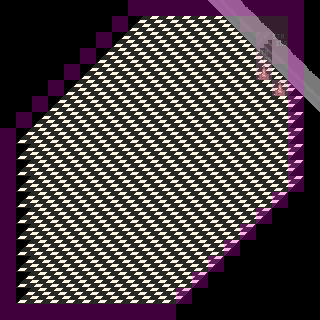

Below is a game level as drawn by its tile map, then a one-line description and the .tmx file that defines it, in full:
An orthogonal 20x20 tile map with 16x16 px tiles, 5 tile layers (below, floor, props, above, ...), 4 tilesets and 3 objects.

<map version="1.10" tiledversion="1.10.1" orientation="orthogonal" renderorder="right-down" width="20" height="20" tilewidth="16" tileheight="16" infinite="0" backgroundcolor="#000000" nextlayerid="7" nextobjectid="5">
 <properties>
  <property name="clamp_camera" type="bool" value="true" />
 </properties>
 <tileset firstgid="1" source="../../checkered_tiles_slanted.tsx" />
 <tileset firstgid="65" source="../../entity/misc_entities_1x2.tsx" />
 <tileset firstgid="73" source="underground.tsx" />
 <tileset firstgid="133" source="../../entity/misc_entities.tsx" />
 <layer id="5" name="below" width="20" height="20">
  <properties>
   <property name="height" type="int" value="-1" />
  </properties>
  <data encoding="csv">
0,0,0,0,0,0,0,0,0,0,0,0,0,0,0,0,0,0,0,0,
0,0,0,0,0,0,0,0,0,0,0,0,0,0,3,0,0,0,0,0,
0,0,0,0,0,0,0,0,0,0,0,0,0,0,0,3,0,0,0,0,
0,0,0,0,0,0,0,0,0,0,0,0,0,0,0,0,3,0,0,0,
0,0,0,0,0,0,0,0,0,0,0,0,0,0,0,0,0,3,0,0,
0,0,0,0,0,0,0,0,0,0,0,0,0,0,0,0,0,0,2,0,
0,0,0,0,0,0,0,0,0,0,0,0,0,0,0,0,0,0,0,0,
0,0,0,0,0,0,0,0,0,0,0,0,0,0,0,0,0,0,0,0,
0,0,0,0,0,0,0,0,0,0,0,0,0,0,0,0,0,0,0,0,
0,0,0,0,0,0,0,0,0,0,0,0,0,0,0,0,0,0,0,0,
0,0,0,0,0,0,0,0,0,0,0,0,0,0,0,0,0,0,0,0,
0,0,0,0,0,0,0,0,0,0,0,0,0,0,0,0,0,0,0,0,
0,0,0,0,0,0,0,0,0,0,0,0,0,0,0,0,0,0,0,0,
0,0,0,0,0,0,0,0,0,0,0,0,0,0,0,0,0,0,0,0,
0,0,0,0,0,0,0,0,0,0,0,0,0,0,0,0,0,0,0,0,
0,0,0,0,0,0,0,0,0,0,0,0,0,0,0,0,0,0,0,0,
0,0,0,0,0,0,0,0,0,0,0,0,0,0,0,0,0,0,0,0,
0,0,0,0,0,0,0,0,0,0,0,0,0,0,0,0,0,0,0,0,
0,0,0,0,0,0,0,0,0,0,0,0,0,0,0,0,0,0,0,0,
0,0,0,0,0,0,0,0,0,0,0,0,0,0,0,0,0,0,0,0
</data>
 </layer>
 <layer id="1" name="floor" width="20" height="20">
  <data encoding="csv">
0,0,0,0,0,0,0,0,0,0,0,0,0,96,76,100,0,0,0,0,
0,0,0,0,0,0,0,0,1,3,3,3,3,3,96,76,100,0,0,0,
0,0,0,0,0,0,0,1,3,3,3,3,3,3,3,96,97,0,0,0,
0,0,0,0,0,0,1,3,3,3,3,3,3,3,3,3,106,0,100,0,
0,0,0,0,0,1,3,3,3,3,3,3,3,3,3,3,3,0,76,100,
0,0,0,0,1,3,3,3,3,3,3,3,3,3,3,3,3,3,96,76,
0,0,0,1,3,3,3,3,3,3,3,3,3,3,3,3,3,3,2,96,
0,0,1,3,3,3,3,3,3,3,3,3,3,3,3,3,3,3,2,0,
0,1,3,3,3,3,3,3,3,3,3,3,3,3,3,3,3,3,2,0,
0,1,3,3,3,3,3,3,3,3,3,3,3,3,3,3,3,3,2,0,
0,1,3,3,3,3,3,3,3,3,3,3,3,3,3,3,3,3,2,0,
0,1,3,3,3,3,3,3,3,3,3,3,3,3,3,3,3,3,2,0,
0,1,3,3,3,3,3,3,3,3,3,3,3,3,3,3,3,2,0,0,
0,1,3,3,3,3,3,3,3,3,3,3,3,3,3,3,2,0,0,0,
0,1,3,3,3,3,3,3,3,3,3,3,3,3,3,2,0,0,0,0,
0,1,3,3,3,3,3,3,3,3,3,3,3,3,2,0,0,0,0,0,
0,1,3,3,3,3,3,3,3,3,3,3,3,2,0,0,0,0,0,0,
0,1,3,3,3,3,3,3,3,3,3,3,2,0,0,0,0,0,0,0,
0,1,3,3,3,3,3,3,3,3,3,2,0,0,0,0,0,0,0,0,
0,0,0,0,0,0,0,0,0,0,0,0,0,0,0,0,0,0,0,0
</data>
 </layer>
 <objectgroup id="3" name="entities">
  <object id="1" gid="65" x="64" y="272" width="16" height="32">
   <properties>
    <property name="collider">{
	"x": 0,
	"y": 16,
	"w": 16,
	"h": 16
}</property>
    <property name="file" value="res/data/entity/entrances/1x2_noanim.json" />
    <property name="warp_map" value="hospital/hospital_entrance.tmx" />
    <property name="warp_x" type="int" value="6" />
    <property name="warp_y" type="int" value="14" />
   </properties>
  </object>
  <object id="3" gid="104" x="272" y="48" width="16" height="16">
   <properties>
    <property name="draw" type="bool" value="false" />
    <property name="file" value="res/data/entity/entrances/walk_warp.json" />
    <property name="solid" type="bool" value="false" />
    <property name="warp_map" value="fan/flow/underground.tmx" />
    <property name="warp_x" type="int" value="19" />
    <property name="warp_y" type="int" value="6" />
   </properties>
  </object>
  <object id="4" gid="145" x="144" y="144" width="16" height="16">
   <properties>
    <property name="file" value="res/data/entity/entrances/floating.json" />
    <property name="length" type="int" value="2" />
    <property name="speed" type="int" value="8" />
    <property name="start" type="int" value="12" />
    <property name="warp_map" value="nexus.tmx" />
    <property name="warp_x" type="int" value="19" />
    <property name="warp_y" type="int" value="5" />
   </properties>
  </object>
 </objectgroup>
 <layer id="6" name="props" width="20" height="20">
  <data encoding="csv">
0,0,0,0,0,0,0,0,0,0,0,0,0,0,0,0,0,0,0,0,
0,0,0,0,0,0,0,0,0,0,0,0,0,0,0,0,0,0,0,0,
0,0,0,0,0,0,0,0,0,0,0,0,0,0,0,0,0,0,0,0,
0,0,0,0,0,0,0,0,0,0,0,0,0,0,0,0,0,0,0,0,
0,0,0,0,0,0,0,0,0,0,0,0,0,0,0,0,104,0,0,0,
0,0,0,0,0,0,0,0,0,0,0,0,0,0,0,0,0,104,0,0,
0,0,0,0,0,0,0,0,0,0,0,0,0,0,0,0,0,0,0,0,
0,0,0,0,0,0,0,0,0,0,0,0,0,0,0,0,0,0,0,0,
0,0,0,0,0,0,0,0,0,0,0,0,0,0,0,0,0,0,0,0,
0,0,0,0,0,0,0,0,0,0,0,0,0,0,0,0,0,0,0,0,
0,0,0,0,0,0,0,0,0,0,0,0,0,0,0,0,0,0,0,0,
0,0,0,0,0,0,0,0,0,0,0,0,0,0,0,0,0,0,0,0,
0,0,0,0,0,0,0,0,0,0,0,0,0,0,0,0,0,0,0,0,
0,0,0,0,0,0,0,0,0,0,0,0,0,0,0,0,0,0,0,0,
0,0,0,0,0,0,0,0,0,0,0,0,0,0,0,0,0,0,0,0,
0,0,0,0,0,0,0,0,0,0,0,0,0,0,0,0,0,0,0,0,
0,0,0,0,0,0,0,0,0,0,0,0,0,0,0,0,0,0,0,0,
0,0,0,0,0,0,0,0,0,0,0,0,0,0,0,0,0,0,0,0,
0,0,0,0,0,0,0,0,0,0,0,0,0,0,0,0,0,0,0,0,
0,0,0,0,0,0,0,0,0,0,0,0,0,0,0,0,0,0,0,0
</data>
 </layer>
 <layer id="4" name="above" width="20" height="20">
  <properties>
   <property name="height" type="int" value="1" />
  </properties>
  <data encoding="csv">
0,0,0,0,0,0,0,0,0,0,0,0,0,0,0,0,0,0,0,0,
0,0,0,0,0,0,0,0,0,0,0,0,0,0,0,0,82,129,0,0,
0,0,0,0,0,0,0,0,0,0,0,0,0,0,0,0,0,128,129,0,
0,0,0,0,0,0,0,0,0,0,0,0,0,0,0,0,0,76,0,0,
0,0,0,0,0,0,0,0,0,0,0,0,0,0,0,0,0,96,0,0,
0,0,0,0,0,0,0,0,0,0,0,0,0,0,0,0,0,0,0,0,
0,0,0,0,0,0,0,0,0,0,0,0,0,0,0,0,0,0,0,0,
0,0,0,0,0,0,0,0,0,0,0,0,0,0,0,0,0,0,0,0,
0,0,0,0,0,0,0,0,0,0,0,0,0,0,0,0,0,0,0,0,
0,0,0,0,0,0,0,0,0,0,0,0,0,0,0,0,0,0,0,0,
0,0,0,0,0,0,0,0,0,0,0,0,0,0,0,0,0,0,0,0,
0,0,0,0,0,0,0,0,0,0,0,0,0,0,0,0,0,0,0,0,
0,0,0,0,0,0,0,0,0,0,0,0,0,0,0,0,0,0,0,0,
0,0,0,0,0,0,0,0,0,0,0,0,0,0,0,0,0,0,0,0,
0,0,0,0,0,0,0,0,0,0,0,0,0,0,0,0,0,0,0,0,
0,0,0,0,0,0,0,0,0,0,0,0,0,0,0,0,0,0,0,0,
0,0,0,0,0,0,0,0,0,0,0,0,0,0,0,0,0,0,0,0,
0,0,0,0,0,0,0,0,0,0,0,0,0,0,0,0,0,0,0,0,
0,0,0,0,0,0,0,0,0,0,0,0,0,0,0,0,0,0,0,0,
0,0,0,0,0,0,0,0,0,0,0,0,0,0,0,0,0,0,0,0
</data>
 </layer>
 <layer id="2" name="collision" width="20" height="20" opacity="0.25">
  <properties>
   <property name="draw" type="bool" value="false" />
  </properties>
  <data encoding="csv">
0,0,0,0,0,0,0,0,10,10,10,10,10,10,10,10,10,10,10,0,
0,0,0,0,0,0,0,10,0,0,0,0,0,0,0,85,85,85,10,0,
0,0,0,0,0,0,10,0,0,0,0,0,0,0,0,0,85,95,10,0,
0,0,0,0,0,10,0,0,0,0,0,0,0,0,0,0,95,85,10,0,
0,0,0,0,10,0,0,0,0,0,0,0,0,0,0,0,85,0,10,0,
0,0,0,10,0,0,0,0,0,0,0,0,0,0,0,0,0,85,10,0,
0,0,10,0,0,0,0,0,0,0,0,0,0,0,0,0,0,0,10,0,
0,10,0,0,0,0,0,0,0,0,0,0,0,0,0,0,0,0,10,0,
10,0,0,0,0,0,0,0,0,0,0,0,0,0,0,0,0,0,10,0,
10,0,0,0,0,0,0,0,0,0,0,0,0,0,0,0,0,0,10,0,
10,0,0,0,0,0,0,0,0,0,0,0,0,0,0,0,0,0,10,0,
10,0,0,0,0,0,0,0,0,0,0,0,0,0,0,0,0,0,10,0,
10,0,0,0,0,0,0,0,0,0,0,0,0,0,0,0,0,10,0,0,
10,0,0,0,0,0,0,0,0,0,0,0,0,0,0,0,10,0,0,0,
10,0,0,0,0,0,0,0,0,0,0,0,0,0,0,10,0,0,0,0,
10,0,0,0,0,0,0,0,0,0,0,0,0,0,10,0,0,0,0,0,
10,0,0,0,0,0,0,0,0,0,0,0,0,10,0,0,0,0,0,0,
10,0,0,0,0,0,0,0,0,0,0,0,10,0,0,0,0,0,0,0,
10,0,0,0,0,0,0,0,0,0,0,10,0,0,0,0,0,0,0,0,
10,10,10,10,10,10,10,10,10,10,10,0,0,0,0,0,0,0,0,0
</data>
 </layer>
</map>
